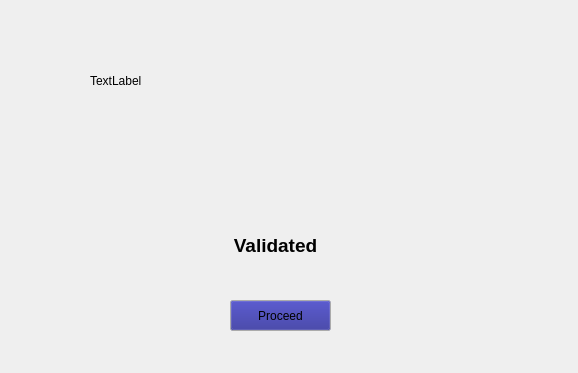
<?xml version="1.0" encoding="UTF-8"?>
<ui version="4.0">
 <class>Form</class>
 <widget class="QWidget" name="Form">
  <property name="geometry">
   <rect>
    <x>0</x>
    <y>0</y>
    <width>578</width>
    <height>373</height>
   </rect>
  </property>
  <property name="windowTitle">
   <string>Form</string>
  </property>
  <widget class="QLabel" name="SuccessText">
   <property name="geometry">
    <rect>
     <x>90</x>
     <y>220</y>
     <width>371</width>
     <height>51</height>
    </rect>
   </property>
   <property name="font">
    <font>
     <family>Noto Sans Lao UI</family>
     <pointsize>14</pointsize>
     <weight>75</weight>
     <bold>true</bold>
    </font>
   </property>
   <property name="text">
    <string>Validated</string>
   </property>
   <property name="alignment">
    <set>Qt::AlignCenter</set>
   </property>
   <property name="wordWrap">
    <bool>true</bool>
   </property>
  </widget>
  <widget class="QPushButton" name="StartApp">
   <property name="enabled">
    <bool>true</bool>
   </property>
   <property name="geometry">
    <rect>
     <x>230</x>
     <y>300</y>
     <width>101</width>
     <height>31</height>
    </rect>
   </property>
   <property name="palette">
    <palette>
     <active>
      <colorrole role="WindowText">
       <brush brushstyle="SolidPattern">
        <color alpha="255">
         <red>253</red>
         <green>254</green>
         <blue>255</blue>
        </color>
       </brush>
      </colorrole>
      <colorrole role="Button">
       <brush brushstyle="SolidPattern">
        <color alpha="255">
         <red>37</red>
         <green>37</green>
         <blue>145</blue>
        </color>
       </brush>
      </colorrole>
     </active>
     <inactive>
      <colorrole role="WindowText">
       <brush brushstyle="SolidPattern">
        <color alpha="255">
         <red>253</red>
         <green>254</green>
         <blue>255</blue>
        </color>
       </brush>
      </colorrole>
      <colorrole role="Button">
       <brush brushstyle="SolidPattern">
        <color alpha="255">
         <red>37</red>
         <green>37</green>
         <blue>145</blue>
        </color>
       </brush>
      </colorrole>
     </inactive>
     <disabled>
      <colorrole role="WindowText">
       <brush brushstyle="SolidPattern">
        <color alpha="255">
         <red>110</red>
         <green>113</green>
         <blue>117</blue>
        </color>
       </brush>
      </colorrole>
      <colorrole role="Button">
       <brush brushstyle="SolidPattern">
        <color alpha="255">
         <red>37</red>
         <green>37</green>
         <blue>145</blue>
        </color>
       </brush>
      </colorrole>
     </disabled>
    </palette>
   </property>
   <property name="contextMenuPolicy">
    <enum>Qt::PreventContextMenu</enum>
   </property>
   <property name="text">
    <string>Proceed</string>
   </property>
  </widget>
  <widget class="QLabel" name="Chatbox">
   <property name="geometry">
    <rect>
     <x>90</x>
     <y>20</y>
     <width>401</width>
     <height>121</height>
    </rect>
   </property>
   <property name="text">
    <string>TextLabel</string>
   </property>
  </widget>
 </widget>
 <resources/>
 <connections/>
</ui>
